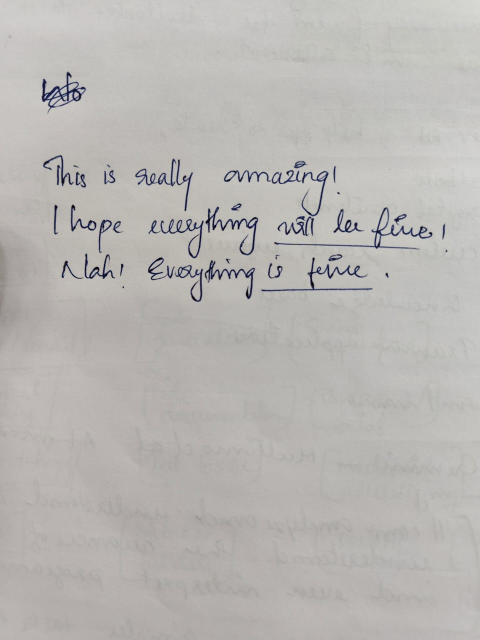
#> input picture Hand_w_bg_test01.jpeg, 960 x 1280 px (shown at 1/2 size)
$ python -i signature_bg_remover.py   (imports and definitions only)
#> lines starting #> are read from the running program, lines starting #| are printed output that depends on the picture; after the words box and inside, x2 and y2 are one past the last pixel; in counts of white or black regions, pixels touching at a corner belong together
#> further down, picture is the input picture: shape (1280, 960, 3); mean B, G, R 179.4, 182.3, 184.7
import cv2
import numpy as np
import os
from fastapi import FastAPI, UploadFile, File
from io import BytesIO
from fastapi.responses import StreamingResponse, FileResponse
from fastapi.staticfiles import StaticFiles
from fastapi.middleware.cors import CORSMiddleware

# [13 lines not run here, left out]

def process_signature(image: np.ndarray) -> np.ndarray:
    # Convert to HSV for better segmentation
    hsv = cv2.cvtColor(image, cv2.COLOR_BGR2HSV)
#> hsv: shape (1280, 960, 3); mean H, S, V 22.8, 9.8, 185.3
    lower_bound = np.array([0, 0, 0])
    upper_bound = np.array([240, 50, 205])
    mask = cv2.inRange(hsv, lower_bound, upper_bound)
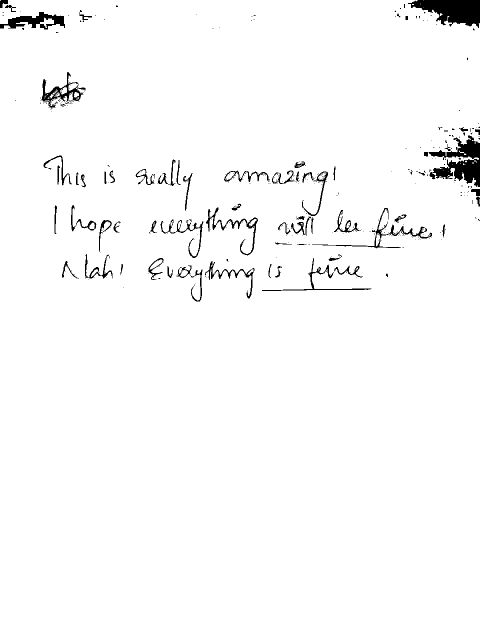
#> mask: shape (1280, 960) (shown at 1/2 size); 97.6% white; 437 black regions (369 under 20 px), largest, box (x1, y1, x2, y2) and area: (857, 271, 960, 374) 5008, (816, 0, 960, 56) 4957, (0, 24, 130, 59) 2088
    mask_inv = cv2.bitwise_not(mask)
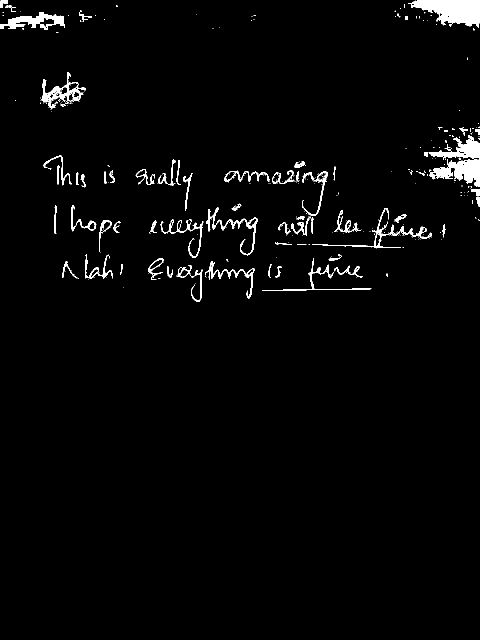
#> mask_inv: shape (1280, 960) (shown at 1/2 size); 2.4% white; 437 white regions (369 under 20 px), largest, box (x1, y1, x2, y2) and area: (857, 271, 960, 374) 5008, (816, 0, 960, 56) 4957, (0, 24, 130, 59) 2088
    if len(image.shape) == 3:
        if image.shape[2] == 3:
            b, g, r = cv2.split(image)
            alpha = mask_inv
            result = cv2.merge((b, g, r, alpha))
        elif image.shape[2] == 4:
            b, g, r, a = cv2.split(image)
            new_alpha = cv2.bitwise_and(a, mask_inv)
            result = cv2.merge((b, g, r, new_alpha))
        else:
            result = cv2.cvtColor(image, cv2.COLOR_GRAY2BGRA)
            result[:, :, 3] = mask_inv
    else:
        result = cv2.cvtColor(image, cv2.COLOR_GRAY2BGRA)
        result[:, :, 3] = mask_inv
    return result

# [9 lines not run here, left out]

# [3 lines that did not run here, left out]

# Example usage: Run with `uvicorn signature_bg_remover:app --reload`

>>> import cv2
>>> picture = cv2.imread('Hand_w_bg_test01.jpeg')
>>> result = process_signature(picture)
